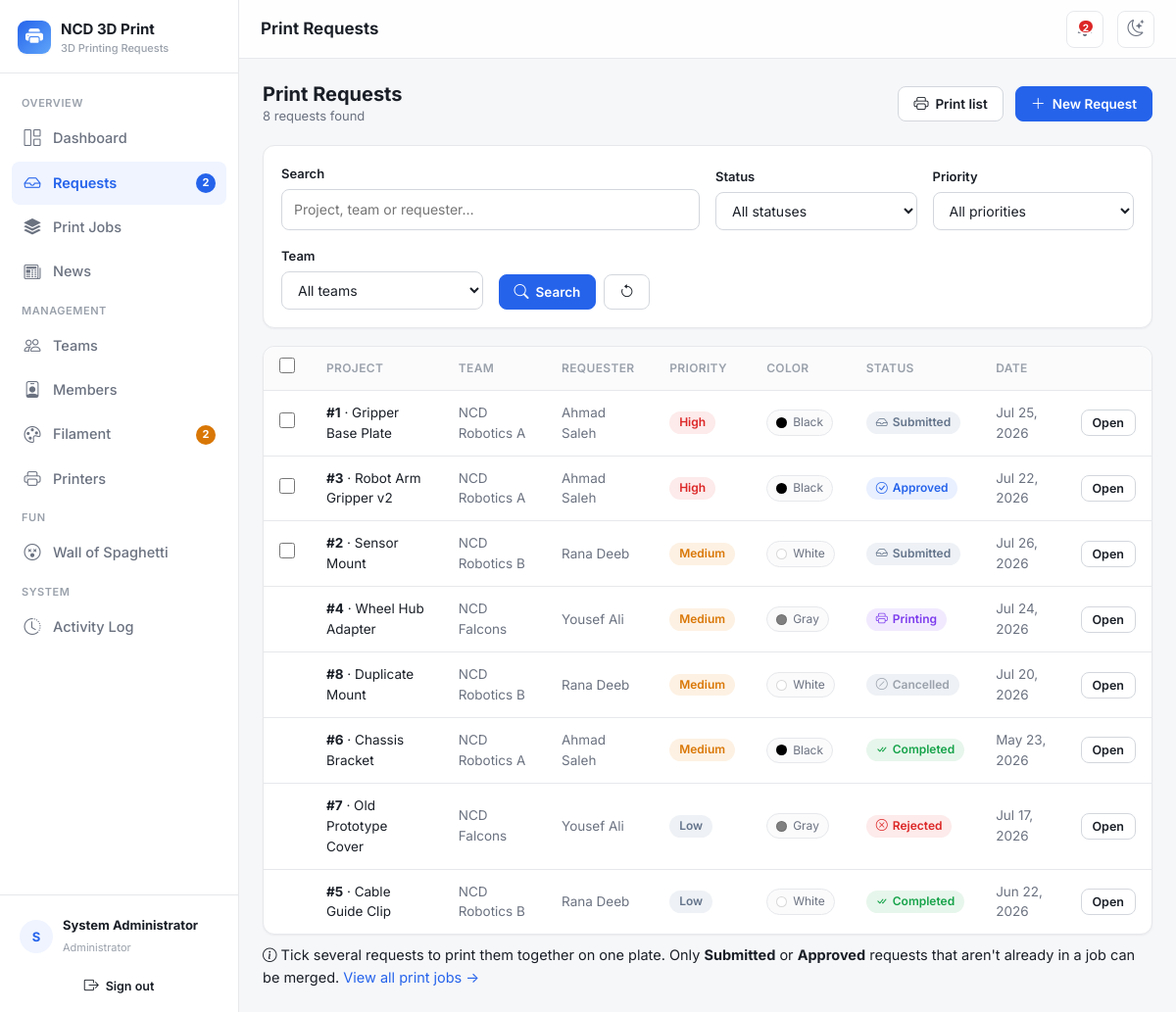
Screenshot of /requests (signed in) with the database file from the repository.
### tables this page shows
CREATE TABLE `requests` (
    `id`               INT UNSIGNED NOT NULL AUTO_INCREMENT,
    `user_id`          INT UNSIGNED DEFAULT NULL,
    `team_id`          INT UNSIGNED DEFAULT NULL,
    `project_name`     VARCHAR(160) NOT NULL,
    `description`      TEXT DEFAULT NULL,
    `priority`         ENUM('Low','Medium','High') NOT NULL DEFAULT 'Medium',
    `color`            VARCHAR(80) DEFAULT NULL,
    `transaction_no`   VARCHAR(100) DEFAULT NULL,
    `status`           ENUM('Submitted','Approved','Printing','Completed','Rejected','Cancelled') NOT NULL DEFAULT 'Submitted',
    `image_path`       VARCHAR(255) DEFAULT NULL,
    `estimated_weight` DECIMAL(8,1) DEFAULT NULL,
    `actual_weight`    DECIMAL(8,1) DEFAULT NULL,
    `admin_notes`      TEXT DEFAULT NULL,
    `printer_id`       INT UNSIGNED DEFAULT NULL,
    `filament_id`      INT UNSIGNED DEFAULT NULL,
    `filament_deducted` TINYINT(1) NOT NULL DEFAULT 0,
    `job_id`           INT UNSIGNED DEFAULT NULL,    
    `created_at`       DATETIME NOT NULL DEFAULT CURRENT_TIMESTAMP,
    `updated_at`       DATETIME NOT NULL DEFAULT CURRENT_TIMESTAMP ON UPDATE CURRENT_TIMESTAMP,
    PRIMARY KEY (`id`),
    KEY `idx_req_user`   (`user_id`),
    KEY `idx_req_team`   (`team_id`),
    KEY `idx_req_status` (`status`),
    KEY `idx_req_printer`(`printer_id`),
    KEY `idx_req_fil`    (`filament_id`),
    KEY `idx_req_job`    (`job_id`),
    CONSTRAINT `fk_req_user`    FOREIGN KEY (`user_id`)    REFERENCES `users`(`id`)    ON DELETE SET NULL,
    CONSTRAINT `fk_req_team`    FOREIGN KEY (`team_id`)    REFERENCES `teams`(`id`)    ON DELETE SET NULL,
    CONSTRAINT `fk_req_printer` FOREIGN KEY (`printer_id`) REFERENCES `printers`(`id`) ON DELETE SET NULL,
    CONSTRAINT `fk_req_fil`     FOREIGN KEY (`filament_id`)REFERENCES `filament`(`id`) ON DELETE SET NULL,
    CONSTRAINT `fk_req_job`     FOREIGN KEY (`job_id`)     REFERENCES `print_jobs`(`id`) ON DELETE SET NULL
);

CREATE TABLE `teams` (
    `id`          INT UNSIGNED NOT NULL AUTO_INCREMENT,
    `name`        VARCHAR(120) NOT NULL,
    `competition` VARCHAR(160) DEFAULT NULL,
    `supervisor`  VARCHAR(120) DEFAULT NULL,
    `created_at`  DATETIME NOT NULL DEFAULT CURRENT_TIMESTAMP,
    PRIMARY KEY (`id`)
);

CREATE TABLE `users` (
    `id`         INT UNSIGNED NOT NULL AUTO_INCREMENT,
    `name`       VARCHAR(120) NOT NULL,
    `email`      VARCHAR(160) NOT NULL,
    `phone`      VARCHAR(30)  DEFAULT NULL,    
    `password`   VARCHAR(255) NOT NULL,
    `role`       ENUM('admin','member') NOT NULL DEFAULT 'member',
    `team_id`    INT UNSIGNED DEFAULT NULL,
    `is_active`  TINYINT(1) NOT NULL DEFAULT 1,
    `created_at` DATETIME NOT NULL DEFAULT CURRENT_TIMESTAMP,
    PRIMARY KEY (`id`),
    UNIQUE KEY `uq_users_email` (`email`),
    KEY `idx_users_team` (`team_id`),
    CONSTRAINT `fk_users_team` FOREIGN KEY (`team_id`) REFERENCES `teams`(`id`) ON DELETE SET NULL
);

### core/Controller.php (called while the page is built, shortened)
<?php
abstract class Controller
{
    protected function view(string $view, array $data = [], ?string $layout = 'main'): void
    {
        extract($data, EXTR_SKIP);
        $viewFile = __DIR__ . '/../views/' . $view . '.php';
        require $viewFile;
    }
}

### controllers/RequestsController.php (called while the page is built, shortened)
<?php
class RequestsController extends Controller
{
    private PrintRequest $requests;
    public function __construct()
    {
        $this->requests = new PrintRequest();
    }
    public function index(): void
    {
        $filters = [
            'q'        => trim($_GET['q'] ?? ''),
            'status'   => $_GET['status'] ?? '',
            'priority' => $_GET['priority'] ?? '',
            'team_id'  => $_GET['team_id'] ?? '',
        ];
        $teams = Auth::isAdmin() ? (new Team())->all('name ASC') : [];
        $this->view('requests/index', [
            'pageTitle' => 'Print Requests',
            'requests'  => $this->requests->search($filters),
            'filters'   => $filters,
            'teams'     => $teams,
        ]);
    }
}

### core/Router.php (called while the page is built, shortened)
<?php
class Router
{
    public function dispatch(string $url): void
    {
        $url = trim($url, '/');
        $segments = $url === '' ? [] : explode('/', $url);
        $action         = $segments[1] ?? 'index';
        $params         = array_slice($segments, 2);
        $controller = new $className();
        $action = preg_replace('/[^a-zA-Z0-9_]/', '', $action);
        call_user_func_array([$controller, $action], $params);
    }
}

### index.php (called while the page is built, shortened)
<?php
require __DIR__ . '/config/database.php';
require __DIR__ . '/helpers/functions.php';
$router = new Router();
$router->dispatch($_GET['url'] ?? '');

### helpers/Auth.php (called while the page is built, shortened)
<?php
class Auth
{
    public static function isAdmin(): bool
    {
        return (($_SESSION['user']['role'] ?? '') === 'admin');
    }
}

### helpers/functions.php (called while the page is built, shortened)
<?php
function base_path(): string
{
    static $base = null;
    if ($base === null) {
        $dir = str_replace('\\', '/', dirname($_SERVER['SCRIPT_NAME'] ?? ''));
        $base = ($dir === '/' || $dir === '.') ? '' : rtrim($dir, '/');
    }
    return $base;
}
function url(string $path = ''): string
{
    return base_path() . '/' . ltrim($path, '/');
}
function e(?string $value): string
{
    return htmlspecialchars($value ?? '', ENT_QUOTES, 'UTF-8');
}
function fmt_date(?string $dt, string $format = 'M j, Y'): string
{
    $ts = strtotime($dt);
    return $ts ? date($format, $ts) : '—';
}
function status_class(string $status): string
{
    return [
        'Submitted' => 'status-submitted',
        'Approved'  => 'status-approved',
        'Printing'  => 'status-printing',
        'Completed' => 'status-completed',
        'Rejected'  => 'status-rejected',
        'Cancelled' => 'status-cancelled',
    ][$status] ?? 'status-submitted';
}
function status_icon(string $status): string
{
    return [
        'Submitted' => 'inbox',
        'Approved'  => 'check-circle',
        'Printing'  => 'printer',
        'Completed' => 'check-all',
        'Rejected'  => 'x-circle',
        'Cancelled' => 'slash-circle',
    ][$status] ?? 'inbox';
}
function priority_class(string $priority): string
{
    return [
        'Low'    => 'priority-low',
        'Medium' => 'priority-medium',
        'High'   => 'priority-high',
    ][$priority] ?? 'priority-low';
}

### core/Model.php (called while the page is built, shortened)
<?php
abstract class Model
{
    protected PDO $db;
    public function __construct()
    {
        $this->db = Database::getConnection();
    }
    protected function run(string $sql, array $params = []): PDOStatement
    {
        $stmt = $this->db->prepare($sql);
        $stmt->execute($params);
        return $stmt;
    }
    protected function fetchAll(string $sql, array $params = []): array
    {
        return $this->run($sql, $params)->fetchAll();
    }
}

### config/database.php (called while the page is built)
<?php
class Database
{
    private static ?PDO $instance = null;
    public static function getConnection(): PDO
    {
        if (self::$instance === null) {
            $dsn = 'mysql:host=' . DB_HOST . ';dbname=' . DB_NAME . ';charset=' . DB_CHARSET;
            $options = [
                PDO::ATTR_ERRMODE            => PDO::ERRMODE_EXCEPTION,
                PDO::ATTR_DEFAULT_FETCH_MODE => PDO::FETCH_ASSOC,
                PDO::ATTR_EMULATE_PREPARES   => false,
            ];
            try {
                self::$instance = new PDO($dsn, DB_USER, DB_PASS, $options);
            } catch (PDOException $e) {
                if (APP_DEBUG) {
                    die('Database connection failed: ' . $e->getMessage());
                }
                die('Database connection failed. Please check config/config.php.');
            }
        }
        return self::$instance;
    }
}

### models/PrintRequest.php (called while the page is built, shortened)
<?php
class PrintRequest extends Model
{
    private function baseSelect(): string
    {
        return "SELECT r.*,
                       t.name  AS team_name,
                       u.name  AS requester_name,
                       u.phone AS requester_phone,
                       p.name  AS printer_name,
                       f.color AS filament_color,
                       j.title  AS job_title,
                       j.status AS job_status
                FROM requests r
                LEFT JOIN teams t   ON t.id = r.team_id
                LEFT JOIN users u   ON u.id = r.user_id
                LEFT JOIN printers p ON p.id = r.printer_id
                LEFT JOIN filament f ON f.id = r.filament_id
                LEFT JOIN print_jobs j ON j.id = r.job_id";
    }
    public function search(array $f = []): array
    {
        $sql = $this->baseSelect() . " WHERE 1=1";
        $params = [];
        $sql .= " ORDER BY FIELD(r.priority,'High','Medium','Low'), r.created_at DESC";
        return $this->fetchAll($sql, $params);
    }
}

### views/requests/index.php (the view, shortened to what this page needs)
<?php
$isAdmin = Auth::isAdmin();
?>
<div class="page-head">
    <div>
        <h2><?= $isAdmin ? 'Print Requests' : 'My Requests' ?></h2>
        <div class="sub"><?= count($requests) ?> request<?= count($requests) === 1 ? '' : 's' ?> found</div>
    </div>
    <?php if ($requests):
        $printFilters = array_diff_key($filters, ['user_id' => true]);
        $qs = http_build_query(array_filter($printFilters, fn($v) => $v !== '' && $v !== null));
    ?>
        <a class="btn2" href="<?= url('requests/printAll' . ($qs ? '?' . $qs : '')) ?>" target="_blank"
           title="Print these requests — one page each">
            <i class="bi bi-printer"></i> <?= $isAdmin ? 'Print list' : 'Print all team requests' ?>
        </a>
    <?php endif; ?>
    <a class="btn2 primary" href="<?= url('requests/create') ?>"><i class="bi bi-plus-lg"></i> New Request</a>
</div>
<div class="card2" style="margin-bottom:18px;">
    <div class="card2-body">
        <form method="get" action="<?= url('requests') ?>">
            <div class="form-row" style="align-items:end;">
                <div class="field" style="margin:0; grid-column: span 2;">
                    <label>Search</label>
                    <input class="input" type="text" name="q" value="<?= e($filters['q']) ?>"
                           placeholder="Project<?= $isAdmin ? ', team or requester' : '' ?>…">
                </div>
                <div class="field" style="margin:0;">
                    <label>Status</label>
                    <select class="select" name="status" data-autosubmit>
                        <option value="">All statuses</option>
                    </select>
                </div>
                <div class="field" style="margin:0;">
                    <label>Priority</label>
                    <select class="select" name="priority" data-autosubmit>
                        <option value="">All priorities</option>
                    </select>
                </div>
                <?php if ($isAdmin): ?>
                <div class="field" style="margin:0;">
                    <label>Team</label>
                    <select class="select" name="team_id" data-autosubmit>
                        <option value="">All teams</option>
                    </select>
                </div>
                <?php endif; ?>
                <div class="field" style="margin:0; display:flex; gap:8px;">
                    <button type="submit" class="btn2 primary"><i class="bi bi-search"></i> Search</button>
                    <a href="<?= url('requests') ?>" class="btn2" title="Reset"><i class="bi bi-arrow-counterclockwise"></i></a>
                </div>
            </div>
        </form>
    </div>
</div>
<div class="card2">
    <div class="card2-body tight">
        <div class="table-wrap">
            <table class="table2">
                <thead>
                    <tr>
                        <?php if ($isAdmin): ?>
                            <th style="width:34px;">
                                <input type="checkbox" id="pickAll" title="Select all mergeable">
                            </th>
                        <?php endif; ?>
                        <th>Project</th>
                        <?php if ($isAdmin): ?><th>Team</th><th>Requester</th><?php endif; ?>
                        <th>Priority</th>
                        <th>Color</th>
                        <th>Status</th>
                        <th>Date</th>
                        <th></th>
                    </tr>
                </thead>
                <tbody>
                <?php if (!$requests): ?>
                    <tr><td colspan="9"><div class="empty"><i class="bi bi-search"></i>No requests match your filters.</div></td></tr>
                <?php else: foreach ($requests as $r):
                    $mergeable = in_array($r['status'], ['Submitted', 'Approved'], true) && empty($r['job_id']); ?>
                    <tr onclick="location.href='<?= url('requests/show/' . $r['id']) ?>'" style="cursor:pointer;">
                        <?php if ($isAdmin): ?>
                            <td onclick="event.stopPropagation();">
                                <?php if ($mergeable): ?>
                                    <input type="checkbox" form="mergeForm" name="request_ids[]"
                                           value="<?= $r['id'] ?>" data-pick>
                                <?php elseif (!empty($r['job_id'])): ?>
                                    <a href="<?= url('jobs/show/' . $r['job_id']) ?>" title="In print job #<?= (int) $r['job_id'] ?>"
                                       style="color:var(--purple);"><i class="bi bi-stack"></i></a>
                                <?php endif; ?>
                            </td>
                        <?php endif; ?>
                        <td>
                            <strong>#<?= $r['id'] ?></strong> · <?= e($r['project_name']) ?>
                        </td>
                        <?php if ($isAdmin): ?>
                            <td class="muted"><?= e($r['team_name'] ?? '—') ?></td>
                            <td class="muted"><?= e($r['requester_name'] ?? '—') ?></td>
                        <?php endif; ?>
                        <td><span class="badge2 <?= priority_class($r['priority']) ?>"><?= e($r['priority']) ?></span></td>
                        <td>
                            <?php if (!empty($r['color'])): ?>
                                <span class="pill"><span class="color-dot" style="background: <?= e(strtolower($r['color'])) ?>;"></span> <?= e($r['color']) ?></span>
                            <?php else: ?><span class="muted">—</span><?php endif; ?>
                        </td>
                        <td><span class="badge2 <?= status_class($r['status']) ?>"><i class="bi bi-<?= status_icon($r['status']) ?>"></i> <?= e($r['status']) ?></span></td>
                        <td class="muted"><?= fmt_date($r['created_at']) ?></td>
                        <td><a class="btn2 sm" href="<?= url('requests/show/' . $r['id']) ?>">Open</a></td>
                    </tr>
                <?php endforeach; endif; ?>
                </tbody>
            </table>
        </div>
    </div>
</div>
<?php if ($isAdmin):
    $openJobs = (new PrintJob())->openJobs(); ?>
<div class="hint" style="margin-top:10px;">
    <i class="bi bi-info-circle"></i>
    Tick several requests to print them together on one plate. Only <strong>Submitted</strong> or
    <strong>Approved</strong> requests that aren't already in a job can be merged.
    <a href="<?= url('jobs') ?>">View all print jobs →</a>
</div>
<?php endif; ?>

### rows the page displays
requests: id "1", project_name "Gripper Base Plate", team.name "NCD Robotics A", user.name "Ahmad Saleh", priority "High", color "Black", status "Submitted", created_at "Jul 25, 2026"
requests: id "3", project_name "Robot Arm Gripper v2", team.name "NCD Robotics A", user.name "Ahmad Saleh", priority "High", color "Black", status "Approved", created_at "Jul 22, 2026"
requests: id "2", project_name "Sensor Mount", team.name "NCD Robotics B", user.name "Rana Deeb", priority "Medium", color "White", status "Submitted", created_at "Jul 26, 2026"
requests: id "4", project_name "Wheel Hub Adapter", team.name "NCD Falcons", user.name "Yousef Ali", priority "Medium", color "Gray", status "Printing", created_at "Jul 24, 2026"
requests: id "8", project_name "Duplicate Mount", team.name "NCD Robotics B", user.name "Rana Deeb", priority "Medium", color "White", status "Cancelled", created_at "Jul 20, 2026"
requests: id "6", project_name "Chassis Bracket", team.name "NCD Robotics A", user.name "Ahmad Saleh", priority "Medium", color "Black", status "Completed", created_at "May 23, 2026"
requests: id "7", project_name "Old Prototype Cover", team.name "NCD Falcons", user.name "Yousef Ali", priority "Low", color "Gray", status "Rejected", created_at "Jul 17, 2026"
requests: id "5", project_name "Cable Guide Clip", team.name "NCD Robotics B", user.name "Rana Deeb", priority "Low", color "White", status "Completed", created_at "Jun 22, 2026"

### other values shown
APP_NAME "NCD 3D Print"
APP_TAGLINE "3D Printing Requests"
$label "Dashboard Requests Print Jobs News Teams Members Filament Printers Wall of Spaghetti Activity Log"
$badge "2 2"
$initials "S"
$user['name'] "System Administrator"
$pageTitle "Print Requests"
$badgePending "2"
count($requests) "8"
